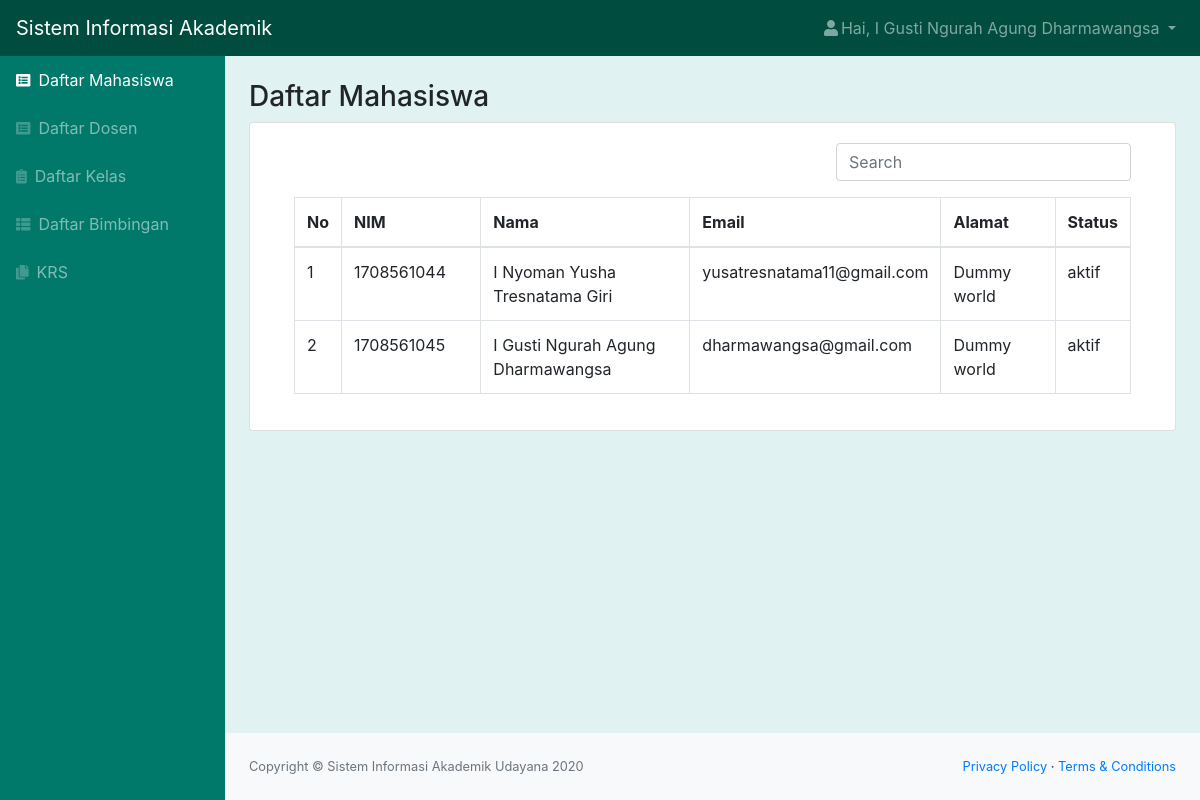
/mahasiswa.php (signed in), run on the app's committed database.
### tables this page shows
CREATE TABLE `mahasiswa` (
  `id_mahasiswa` int(11) NOT NULL,
  `role` char(1) NOT NULL,
  `nim` char(10) NOT NULL,
  `nama` varchar(50) NOT NULL,
  `email` varchar(50) NOT NULL,
  `alamat` varchar(50) NOT NULL,
  `tanggal_lahir` date NOT NULL,
  `status` varchar(20) NOT NULL,
  `password` varchar(300) NOT NULL
);

### mahasiswa.php (the view, shortened to what this page needs)
<?php
    include "function.php";
    $queryMahasiswa = mysqli_query($koneksi, "SELECT * FROM mahasiswa ORDER BY nim asc");
    $nama = $_SESSION['nama'];
    $role = $_SESSION['role'];
?>
<!DOCTYPE html>
<html lang="en">
    <head>
        <link rel="stylesheet" href="css/bootstrap.min.css"/>
        <link href="css/styles.css" rel="stylesheet" />
        <link href="css/panel.css" rel="stylesheet" />
    </head>
    <body class="sb-nav-fixed">
        <nav class="sb-topnav navbar navbar-expand navbar-dark bg-dark">
            <a class="navbar-brand" href="index.html">Sistem Informasi Akademik</a>
            <ul class="navbar-nav ml-auto">
                <li class="nav-item dropdown">
                    <a class="nav-link dropdown-toggle" id="userDropdown" href="#" role="button" data-toggle="dropdown" aria-haspopup="true" aria-expanded="false"><i class="fas fa-user fa-fw"></i>Hai, <?= $nama; ?> </a>
                </li>
            </ul>
        </nav>
        <div id="layoutSidenav">
            <div id="layoutSidenav_nav">
                <nav class="sb-sidenav accordion sb-sidenav-dark" id="sidenavAccordion">
                    <div class="sb-sidenav-menu">
                        <div class="nav">
                            <a class="nav-link active" href="mahasiswa.php"
                                ><div class="sb-nav-link-icon"><i class="fas fa-list-alt"></i></div>
                                Daftar Mahasiswa</a
                            >
                            <a class="nav-link" href="dosen.php"
                                ><div class="sb-nav-link-icon"><i class="fas fa-list-alt"></i></div>
                                Daftar Dosen</a
                            >
                            <a class="nav-link" href="kelas.php"
                                ><div class="sb-nav-link-icon"><i class="fas fa-clipboard-list"></i></div>
                                Daftar Kelas</a
                            >
                            <a class="nav-link" href="bimbingan.php"
                                ><div class="sb-nav-link-icon"><i class="fas fa-th-list"></i></div>
                                Daftar Bimbingan</a
                            >
                            <?php if($role == "1") { ?>
                            <a class="nav-link" href="krs.php"
                                ><div class="sb-nav-link-icon"><i class="fas fa-copy"></i></div>
                                KRS</a>
                            <?php } ?>
                        </div>
                    </div>
                </nav>
            </div>
            <div id="layoutSidenav_content">
                <main>
                    <div class="container-fluid">
                        <h3 class="mt-4">Daftar Mahasiswa</h3>
                        <div class="card mb-4">
                            <div class="card-body">
                                <div class="table-responsive">
                                    <form action="" method="POST" >
                                        <input class="form-control col-sm-4 mb-3 ml-auto mr-4 keyword" type="text" placeholder="Search" aria-label="Search" name="keyword" autofocus autocomplete="off">
                                    </form>
                                    <div class="container">
                                        <table class="table table-bordered" id="dataTable" width="100%" cellspacing="0">
                                            <thead>
                                                <tr>
                                                    <th>No</th>
                                                    <th class="col-sm-2">NIM</th>
                                                    <th class="col-sm-3">Nama</th>
                                                    <th class="col-sm-3">Email</th>
                                                    <th>Alamat</th>
                                                    <th>Status</th>
                                                </tr>
                                            </thead>
                                            <?php $i=1;
                                            foreach ($queryMahasiswa as $data) : ?>
                                                <tr>
                                                    <td><?= $i++; ?></td>
                                                    <td><?= $data['nim']; ?></td>
                                                    <td><?= $data['nama']; ?></td>
                                                    <td><?= $data['email']; ?></td>
                                                    <td><?= $data['alamat']; ?></td>
                                                    <td><?= $data['status']; ?></td>
                                                </tr>
                                                <?php endforeach; ?>
                                        </table>
                                    </div>
                                </div>
                            </div>
                        </div>
                    </div>
                </main>
                <footer class="py-4 bg-light mt-auto">
                    <div class="container-fluid">
                        <div class="d-flex align-items-center justify-content-between small">
                            <div class="text-muted">Copyright &copy; Sistem Informasi Akademik Udayana 2020</div>
                            <div>
                                <a href="#">Privacy Policy</a>
                                &middot;
                                <a href="#">Terms &amp; Conditions</a>
                            </div>
                        </div>
                    </div>
                </footer>
            </div>
        </div>
    </body>
</html>

### css/panel.css (style rules this page uses)
.bg-dark { background-color: #004d40 !important; }
.sb-sidenav-dark { background-color: #00796b !important; }
body { background-color: #e0f2f1 !important; }

### data on the page
mahasiswa: nim "1708561044", nama "I Nyoman Yusha Tresnatama Giri", email "yusatresnatama11@gmail.com", alamat "Dummy world", status "aktif"
mahasiswa: nim "1708561045", nama "I Gusti Ngurah Agung Dharmawangsa", email "dharmawangsa@gmail.com", alamat "Dummy world", status "aktif"

### other printed values
$nama "I Gusti Ngurah Agung Dharmawangsa"
